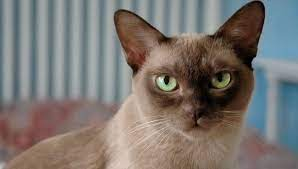
#> input picture linear_classification/testing/test_img.jpg, 298 x 169 px, found by its file name; its folder holds only this picture in this run
$ python NN.py
#> lines starting #> are read from the running program, lines starting #| are printed output that depends on the picture
import numpy as np
import math
import random
#CNNs - convolution padding, striding, pooling
"""
A Convolutional Neural Network (CNN) is a type of deep learning algorithm that is particularly well-suited for
image recognition and processing tasks. It is made up of multiple layers, including convolutional layers,
pooling layers, and fully connected layers. The architecture of CNNs is inspired by the visual processing
in the human brain, and they are well-suited for capturing hierarchical patterns and spatial dependencies
within images.

    --- Convolution layer --> Done
    --- Pooling layer --> Done
    --- Activation layer --> Done
    --- Fully connected --> In process
"""
def Layer_Convolution(matrix_img, filters= 1,kernel_size = 2, padding=0, strides = 1, channels = 1):
#> called with matrix_img = array of shape (6, 6), filters = 1, kernel_size = 2, padding = 0, strides = 1, channels = 1
    padded_rows = matrix_img.shape[0] + 2*padding
    padded_cols = matrix_img.shape[1] + 2*padding
    padded_matrix = np.zeros((padded_rows,padded_cols), dtype=matrix_img.dtype)
    padded_matrix[padding:padding+matrix_img.shape[0], padding:padding+matrix_img.shape[1]] = matrix_img
    kernel_list = [np.zeros((kernel_size, kernel_size)) for _ in range(filters)]
    fan_in = channels * kernel_size**2
    fan_out = filters * kernel_size**2
    limit = math.sqrt(3 / (fan_in + fan_out))
    for elem in kernel_list:
        for i in range(0,len(elem[0]),strides):
            for j in range(0,len(elem[0]),strides):
                elem[i][j] = random.uniform(-limit, limit)
    #print(kernel_list)
    map_list = []
    for elem in kernel_list:
        map = np.zeros((int((len(padded_matrix)-kernel_size)/strides)+1,int((len(padded_matrix)-kernel_size)/strides)+1))
        for i in range(len(padded_matrix)-kernel_size+1):
            for j in range(len(padded_matrix)-kernel_size+1):
                map[i][j] = np.sum(np.multiply(padded_matrix[i:i+kernel_size, j:j+kernel_size],elem))
     #           print(len(map))
        map_list.append(map)
    return map_list
matrix = np.arange(1, 37).reshape(6, 6)
#print(Layer_Convolution(matrix))
c1 = Layer_Convolution(matrix)
print("conv result:", c1)
def activation(matrix, mode = 'relu', leaky_alpha = 0.01):
#> called with mode = 'relu', leaky_alpha = 0.01
    if mode == 'relu':
        for elem in matrix[0]:
            #elem = elem.tolist()
            for i in range(len(elem)):
                #print(elem[i])
                if elem[i] < 0.0:
                    elem[i] = 0
        return matrix
    elif mode == 'sigmoid':
        for elem in matrix[0]:
           # print(elem)
            for el in elem:
                el = 1/(1+np.exp(-el))
        return matrix
    elif mode == 'tanh':
        for elem in matrix[0]:
            for el in elem:
                el = (np.exp(el) - np.exp(-el))/(np.exp(el)+np.exp(-el))
        return matrix
    elif mode == 'leaky relu':
        for elem in matrix[0]:
            for el in elem:
                if el<0:
                    el = leaky_alpha*el
        return matrix
    elif mode == 'softmax':
        pass
#    return matrix
a1 = activation(matrix=c1)
print("act result: ", a1)
def Pooling(matrix, mean = False, max = True, size = 2, stride = 1):
#> called with mean = False, max = True, size = 2, stride = 1
    matrix = matrix[0]
    #print(matrix.shape)
    if mean == max:
        print('Select either mean or max pooling')
        return
    if mean:
        pooled_matrix = np.zeros((int((len(matrix)-size)/stride)+1,int((len(matrix)-size)/stride)+1))
        print(pooled_matrix)
        for i in range(0,len(matrix)-size+1,stride):
            for j in range(0,len(matrix)-size+1,stride):
                pooled_matrix[i][j] = np.mean(np.array([elem for elem in matrix[i:i+size, j:j+size]]))
        return pooled_matrix
    if max:
        pooled_matrix = np.zeros((int((len(matrix)-size)/stride)+1,int((len(matrix)-size)/stride)+1))
        #print(pooled_matrix.shape)
        for i in range(0,int((len(matrix)-size)/stride)+1,stride):
            for j in range(0,int((len(matrix)-size)/stride)+1,stride):
         #       print(i,j)
                pooled_matrix[i][j] = np.max(np.array([elem for elem in matrix[i:i+size, j:j+size]]))
        return pooled_matrix
p1 = Pooling(a1)
print("Pooling:", p1)
import os
image_dir = './linear_classification/testing'
image_name = random.choice(os.listdir(image_dir))
img_path = os.path.join(image_dir,image_name)
import cv2

img = cv2.imread(img_path)
#> img is the input picture: shape (169, 298, 3); mean B, G, R 113.7, 117.9, 123.7
blue,green,red = cv2.split(img)
blue = blue.astype(np.float32)
green = green.astype(np.float32)
red = red.astype(np.float32)

blue/=255.0
green/=255.0
red/=255.0
#print(blue, green, red)

c1 = Layer_Convolution(blue)
#> c1 = 1 item
print(c1)
#> (printed output is left out)
a1 = activation(matrix=c1)
#> a1 = 1 item
print(a1)
#> (printed output is left out)
p1 = Pooling(a1)
#> call 2 of Pooling, with mean = False, max = True, size = 2, stride = 1
#> in Pooling (call 2), `pooled_matrix = np.zeros((int((len(matrix)-size)/stride)+1,int((len(ma..`: pooled_matrix: shape (167, 167) float64; every value is 0
#> after the loop in Pooling (call 2), `for i in range(0,int((len(matrix)-size)/stride)+1,stride):`:
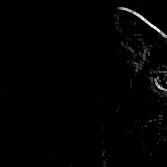
#> pooled_matrix: shape (167, 167) float64; min 0, max 0.146, mean 0.00149; drawn with min black and max white

c2 = Layer_Convolution(green)
#> c2 = 1 item
a2 = activation(matrix=c2)
#> a2 = 1 item
p2 = Pooling(a2)

c3 = Layer_Convolution(red)
#> call 4 of Layer_Convolution, with filters = 1, kernel_size = 2, padding = 0, strides = 1, channels = 1
#> after the loop in Layer_Convolution (call 4), `for elem in kernel_list:`:
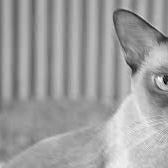
#> map: shape (168, 168) float64; min -0.0582, max 0.61, mean 0.359; drawn with min black and max white
#> c3 = 1 item
a3 = activation(matrix=c3)
#> a3 = 1 item
p3 = Pooling(a3)

"""processed_image = cv2.merge((p1.astype(np.uint8), p2.astype(np.uint8), p3.astype(np.uint8)))
cv2.imshow('Processed Image', processed_image)
cv2.waitKey(0)
cv2.destroyAllWindows()"""

#print(p1,p2,p3)
def CNN_one_iter(img_path):
    img = cv2.imread(img_path)
    blue,green,red = cv2.split(img)
    blue = blue.astype(np.float32)
    green = green.astype(np.float32)
    red = red.astype(np.float32)

    blue/=255.0
    green/=255.0
    red/=255.0
    #print(blue, green, red)

    c1 = Layer_Convolution(blue)
#> after the loop in Layer_Convolution (call 5), `for elem in kernel_list:`:
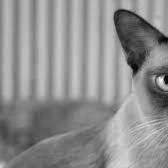
#> map: shape (168, 168) float64; min -0.0405, max 1.11, mean 0.607; drawn with min black and max white
#> c1 = 1 item
    #print(c1)
    a1 = activation(matrix=c1)
#> a1 = 1 item
    #print(a1)
    p1 = Pooling(a1)
    p1_viz = p1* 255.0

    c2 = Layer_Convolution(green)
#> after the loop in Layer_Convolution (call 6), `for elem in kernel_list:`:
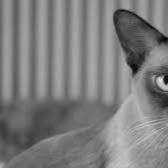
#> map: shape (168, 168) float64; min 0.0239, max 0.903, mean 0.494
#> c2 = 1 item
    a2 = activation(matrix=c2)
#> a2 = 1 item
    p2 = Pooling(a2)
    p2_viz = p2* 255.0
    c3 = Layer_Convolution(red)
#> after the loop in Layer_Convolution (call 7), `for elem in kernel_list:`:
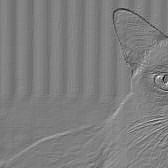
#> map: shape (168, 168) float64; min -0.235, max 0.318, mean 0.0401; drawn with min black and max white
#> c3 = 1 item
    a3 = activation(matrix=c3)
#> a3 = 1 item
    p3 = Pooling(a3)
    p3_viz = p3*255.0
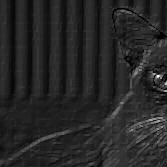
#> p3_viz: shape (167, 167) float64; min 0, max 81.04, mean 12.5; drawn with min black and max white

    #Visualizing
    processed_image = cv2.merge((p1_viz.astype(np.uint8), p2_viz.astype(np.uint8), p3_viz.astype(np.uint8)))
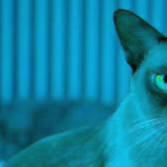
#> processed_image: shape (167, 167, 3); mean of channels 0, 1, 2 159.3, 129.5, 12; drawn as B, G, R
    cv2.imshow('Processed Image', processed_image)
    cv2.waitKey(0)
    cv2.destroyAllWindows()

CNN_one_iter(img_path)
